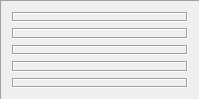
     <widget class="QFrame" name="frame">
      <property name="sizePolicy">
       <sizepolicy hsizetype="Expanding" vsizetype="Expanding">
        <horstretch>1</horstretch>
        <verstretch>0</verstretch>
       </sizepolicy>
      </property>
      <property name="minimumSize">
       <size>
        <width>0</width>
        <height>0</height>
       </size>
      </property>
      <property name="frameShape">
       <enum>QFrame::Panel</enum>
      </property>
      <property name="frameShadow">
       <enum>QFrame::Sunken</enum>
      </property>
      <layout class="QVBoxLayout" name="verticalLayout_5">
       <item>
        <layout class="QVBoxLayout" name="verticalLayout_2">
         <item>
          <widget class="QLabel" name="labelOld1">
           <property name="sizePolicy">
            <sizepolicy hsizetype="Ignored" vsizetype="Ignored">
             <horstretch>0</horstretch>
             <verstretch>0</verstretch>
            </sizepolicy>
           </property>
           <property name="cursor">
            <cursorShape>ArrowCursor</cursorShape>
           </property>
           <property name="frameShape">
            <enum>QFrame::Box</enum>
           </property>
           <property name="frameShadow">
            <enum>QFrame::Sunken</enum>
           </property>
           <property name="text">
            <string/>
           </property>
           <property name="scaledContents">
            <bool>true</bool>
           </property>
          </widget>
         </item>
         <item>
          <widget class="QLabel" name="labelOld2">
           <property name="sizePolicy">
            <sizepolicy hsizetype="Ignored" vsizetype="Ignored">
             <horstretch>0</horstretch>
             <verstretch>0</verstretch>
            </sizepolicy>
           </property>
           <property name="frameShape">
            <enum>QFrame::Box</enum>
           </property>
           <property name="frameShadow">
            <enum>QFrame::Sunken</enum>
           </property>
           <property name="text">
            <string/>
           </property>
           <property name="scaledContents">
            <bool>true</bool>
           </property>
          </widget>
         </item>
         <item>
          <widget class="QLabel" name="labelOld3">
           <property name="sizePolicy">
            <sizepolicy hsizetype="Ignored" vsizetype="Ignored">
             <horstretch>0</horstretch>
             <verstretch>0</verstretch>
            </sizepolicy>
           </property>
           <property name="frameShape">
            <enum>QFrame::Box</enum>
           </property>
           <property name="frameShadow">
            <enum>QFrame::Sunken</enum>
           </property>
           <property name="text">
            <string/>
           </property>
           <property name="scaledContents">
            <bool>true</bool>
           </property>
          </widget>
         </item>
         <item>
          <widget class="QLabel" name="labelOld4">
           <property name="sizePolicy">
            <sizepolicy hsizetype="Ignored" vsizetype="Ignored">
             <horstretch>0</horstretch>
             <verstretch>0</verstretch>
            </sizepolicy>
           </property>
           <property name="frameShape">
            <enum>QFrame::Box</enum>
           </property>
           <property name="frameShadow">
            <enum>QFrame::Sunken</enum>
           </property>
           <property name="text">
            <string/>
           </property>
           <property name="scaledContents">
            <bool>true</bool>
           </property>
          </widget>
         </item>
         <item>
          <widget class="QLabel" name="labelOld5">
           <property name="sizePolicy">
            <sizepolicy hsizetype="Ignored" vsizetype="Ignored">
             <horstretch>0</horstretch>
             <verstretch>0</verstretch>
            </sizepolicy>
           </property>
           <property name="frameShape">
            <enum>QFrame::Box</enum>
           </property>
           <property name="frameShadow">
            <enum>QFrame::Sunken</enum>
           </property>
           <property name="text">
            <string/>
           </property>
           <property name="scaledContents">
            <bool>true</bool>
           </property>
          </widget>
         </item>
        </layout>
       </item>
      </layout>
     </widget>
